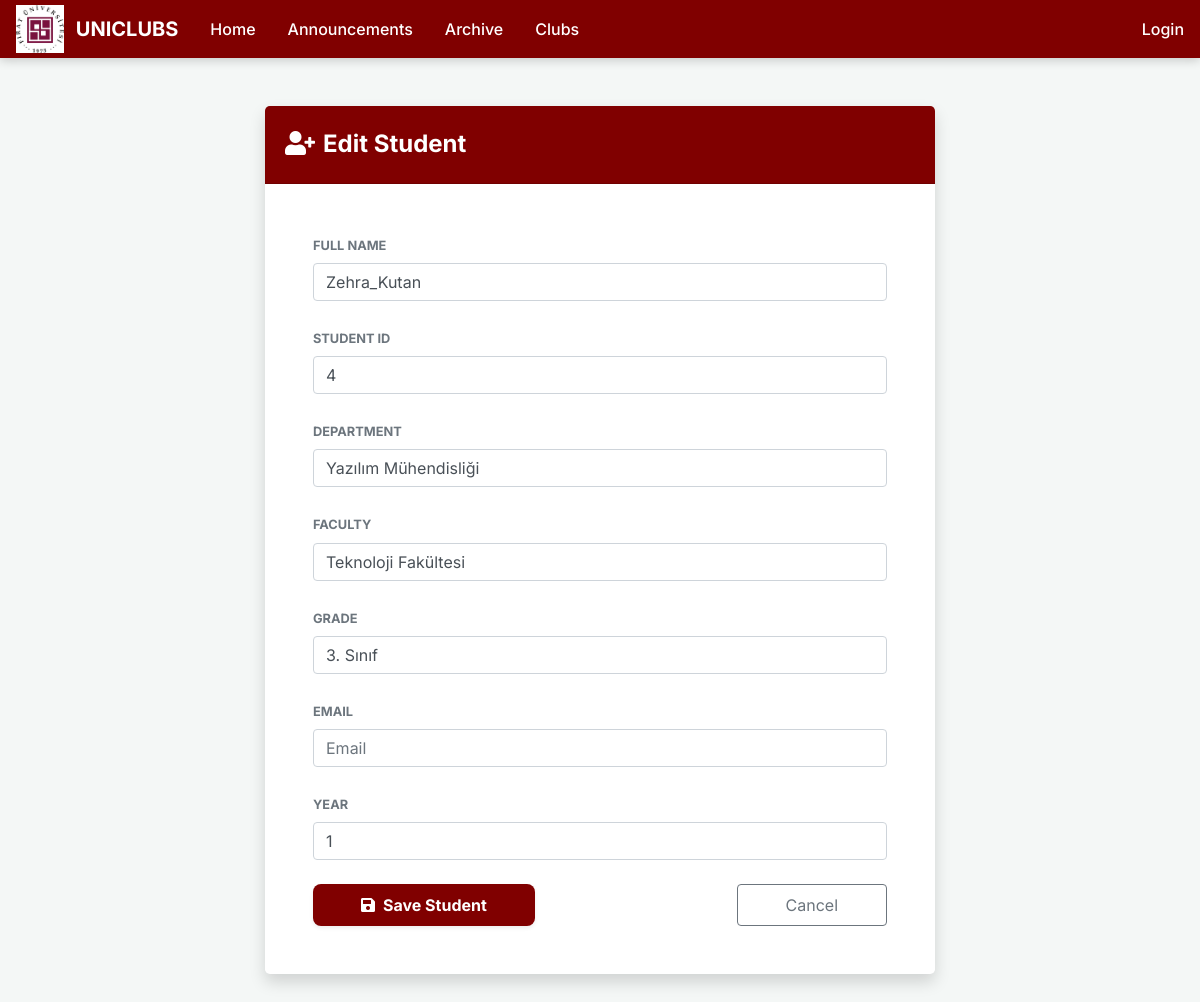
The app's page /students/2/edit/ with its own data.
### app/models.py (models this page shows, shortened)
class Student(models.Model): # Base model for student academic and contact information | Öğrenci akademik ve iletişim bilgileri için temel model
    full_name = models.CharField(max_length=200)
    student_id = models.CharField(max_length=20, unique=True)
    department = models.CharField(max_length=200)
    faculty = models.CharField(max_length=200, blank=True, null=True)
    grade = models.CharField(max_length=50, blank=True, null=True)
    email = models.EmailField(unique=True)
    year = models.IntegerField(default=1)
    created_at = models.DateTimeField(default=timezone.now)
    class Meta:
        ordering = ['-created_at']

### app/views.py (the view)
# urls.py: path('students/<int:pk>/edit/', views.student_edit, name='student_edit'),
def student_edit(request, pk):
    student = get_object_or_404(Student, pk=pk)
    if request.method == 'POST':
        form = StudentForm(request.POST, instance=student)
        if form.is_valid():
            form.save()
            django_messages.success(request, 'Student updated!')
            return redirect('system_admin')
    else:
        form = StudentForm(instance=student)
    return render(request, 'app/student_form.html', {'form': form, 'title': 'Edit Student', 'student': student})

### app/forms.py
class StudentForm(forms.ModelForm): # Handles student profile creation and academic info | Öğrenci profili oluşturma ve akademik bilgi girişini yönetir
    class Meta:
        model = Student
        fields = ['full_name', 'student_id', 'department', 'faculty', 'grade', 'email', 'year']
        widgets = {
            'full_name': forms.TextInput(attrs={'class': 'form-control', 'placeholder': 'Full Name'}),
            'student_id': forms.TextInput(attrs={'class': 'form-control', 'placeholder': 'Student ID'}),
            'department': forms.TextInput(attrs={'class': 'form-control', 'placeholder': 'Department'}),
            'faculty': forms.TextInput(attrs={'class': 'form-control', 'placeholder': 'Faculty'}),
            'grade': forms.TextInput(attrs={'class': 'form-control', 'placeholder': 'Grade (e.g. 1st Year, 2nd Year)'}),
            'email': forms.EmailInput(attrs={'class': 'form-control', 'placeholder': 'Email'}),
            'year': forms.NumberInput(attrs={'class': 'form-control', 'min': 1, 'max': 6}),
        }

### app/templates/app/student_form.html (shortened to what this page needs)
{% extends "app/layout.html" %}
{% block content %}
<div class="container" style="max-width:700px;">
    <div class="card border-0 shadow rounded-lg overflow-hidden mt-4">
        <div class="card-header py-4" style="background-color:#800000;">
            <h4 class="text-white font-weight-bold mb-0"><i class="fas fa-user-plus mr-2"></i>{{ title }}</h4>
        </div>
        <div class="card-body p-5">
            <form method="post">
                {% for field in form %}
                <div class="form-group mb-4">
                    <label class="font-weight-bold small text-uppercase text-muted">{{ field.label }}</label>
                    {{ field }}
                </div>
                {% endfor %}
                <div class="d-flex justify-content-between mt-4">
                    <button type="submit" class="btn btn-maroon px-5 py-2 shadow-sm font-weight-bold">
                        <i class="fas fa-save mr-2"></i>Save Student
                    </button>
                    <a href="{% url 'system_admin' %}" class="btn btn-outline-secondary px-5 py-2">Cancel</a>
                </div>
            </form>
        </div>
    </div>
</div>
{% endblock %}

### app/templates/app/layout.html (style rules this page uses)
:root { --maroon: #800000; --maroon-dark: #600000; --maroon-light: #fceceb; --soft-bg: #f4f7f6; }
body { background-color: var(--soft-bg); font-family: 'Inter', 'Segoe UI', sans-serif; padding-bottom: 60px; }
.btn-maroon { background-color: var(--maroon); color: white !important; border: none; border-radius: 8px; font-weight: 600; transition: 0.25s; }

### app/templates/app/student_form.html (style rules this page uses)
.btn-maroon { background-color: #800000; color: white !important; border: none; border-radius: 8px; transition: 0.3s; }

### records on screen
Student: form "Zehra_Kutan" "4" "Yazılım Mühendisliği" "Teknoloji Fakültesi" "3. Sınıf" "1"

### other values on screen
{{ title }} "Edit Student"
{{ field.label }} "FULL NAME" "STUDENT ID" "DEPARTMENT" "FACULTY" "GRADE" "EMAIL" "YEAR"
